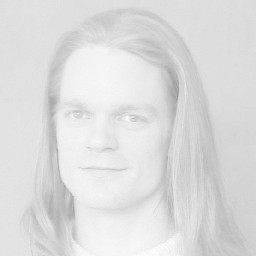
#> input picture im/low_contrast-man.png, 256 x 256 px
$ python contrast-equa.py
#> lines starting #> are read from the running program, lines starting #| are printed output that depends on the picture
from select import POLLOUT
import numpy as np
import cv2 as cv
import matplotlib.pyplot as plt

def histogram(input):
    hist = cv.calcHist([input],[0],None,[256],[0,256])
    plot_img = cv.cvtColor(input, cv.COLOR_BGR2RGB)

    mx, mn = finding_pixel(plot_img)
    print(mx)
    print(mn)
    plt.subplot(121)
    plt.imshow(plot_img)
    plt.subplot(122)
    plt.plot(hist)
    plt.show()


def finding_pixel(input):
    plot_img = cv.cvtColor(input, cv.COLOR_BGR2RGB)
#> plot_img is the input picture: shape (256, 256, 3); min 143, max 253, mean 220.5
    mx = max(plot_img.ravel())
#> mx = 253
    mn = min(plot_img.ravel())
#> mn = 143
    return mx, mn


def CS(input, low, high):
    mx, mn = finding_pixel(input)
#> mx = 253; mn = 143
    height, width = input.shape[:2]
#> height = 256; width = 256
    new_pix = np.zeros((height,width))
    # [4 lines of commented-out code are left out]
    for i in range(height):
        for j in range(width):
            new_pix[i][j] = low + ((input[i][j]-mn)*(high-low))/(mx-mn)
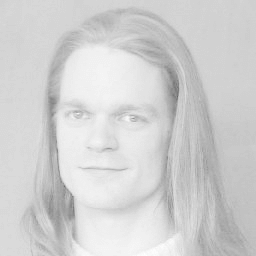
#> new_pix: shape (256, 256) float64; min 100, max 255, mean 209.2


    input = cv.cvtColor(input, cv.COLOR_GRAY2RGB)
    new_pix = new_pix.astype(np.uint8)
    new_pix = cv.cvtColor(new_pix, cv.COLOR_GRAY2RGB)
#> new_pix: shape (256, 256, 3)
    plt.subplot(121)
    plt.imshow(input)
    plt.title("original")
    plt.subplot(122)
    plt.imshow(new_pix)
    plt.title("converted")
    plt.show()
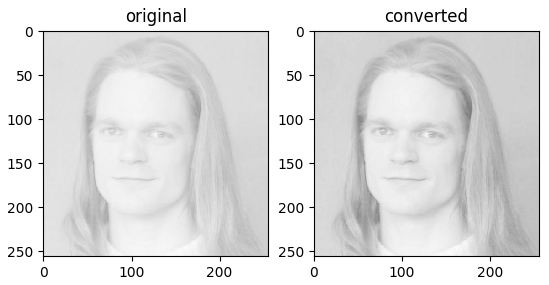
#> figure drawn by matplotlib, 2 panels


img = cv.cvtColor(cv.imread("./im/low_contrast-man.png"), cv.COLOR_BGR2GRAY)

#histogram(img)
CS(img, 100, 255)
